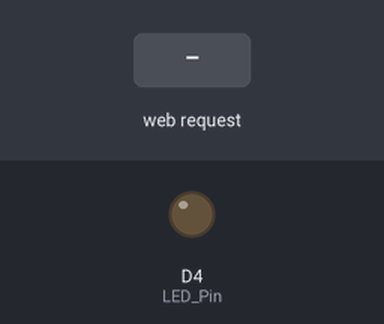
Bench run of a sketch on a simulated ESP8266 (NodeMCU). Parts: output pins drawn as LEDs (lit = HIGH). Inputs (shaded band) come from the test bench.

Above: at 1.2 s.
1.3 s: HTTP request GET /LEDOFF received
At 2.2 s:
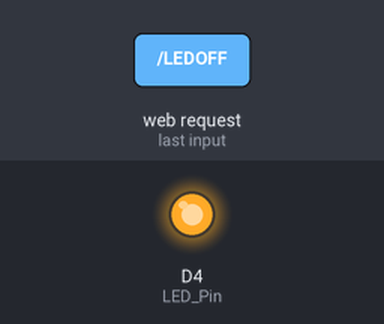
2.8 s: HTTP request GET /LEDON received
At 3.4 s:
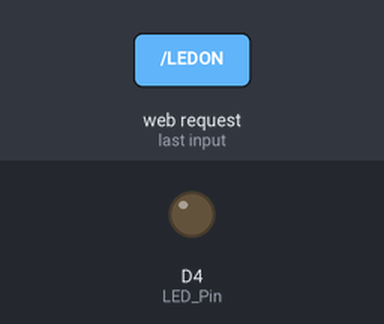
Timing chart, 0 to 5.8 s (numbered marks = the images above; inputs shaded):
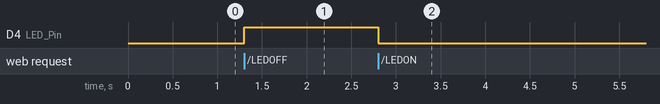

The sketch:

06_ESP8266AccessPoint.ino
```cpp
#include <ESP8266WiFi.h>
const char WiFiPassword[] = "9004652173";
const char AP_NameChar[] = "EmbeddedGate" ;

WiFiServer server(80);

String header = "HTTP/1.1 200 OK\r\nContent-Type: text/html\r\n\r\n";
String html_1 = "<!DOCTYPE html><html><head><title>LED Control</title></head><body><div id='main'><h2>LED Control</h2>";
String html_2 = "<form id='F1' action='LEDON'><input class='button' type='submit' value='LED ON' ></form><br>";
String html_3 = "<form id='F2' action='LEDOFF'><input class='button' type='submit' value='LED OFF' ></form><br>";
String html_4 = "</div></body></html>";

String request = "";
int LED_Pin = D4;

void setup()
{
    pinMode(LED_Pin, OUTPUT);

    boolean conn = WiFi.softAP(AP_NameChar, WiFiPassword);
    server.begin();

} // void setup()


void loop()
{

    // Check if a client has connected
    WiFiClient client = server.available();
    if (!client)  {  return;  }

    // Read the first line of the request
    request = client.readStringUntil('\r');

    if       ( request.indexOf("LEDON") > 0 )  { digitalWrite(LED_Pin, LOW);  }
    else if  ( request.indexOf("LEDOFF") > 0 ) { digitalWrite(LED_Pin, HIGH);   }

    client.flush();

    client.print( header );
    client.print( html_1 );
    client.print( html_2 );
    client.print( html_3 );
    client.print( html_4);

    delay(5);
  // The client will actually be disconnected when the function returns and 'client' object is detroyed

} // void loop()
```

Measured:
- after the input at 1.3 s, D4 (LED_Pin): LOW → HIGH at once
- after the input at 2.8 s, D4 (LED_Pin): HIGH → LOW at once
